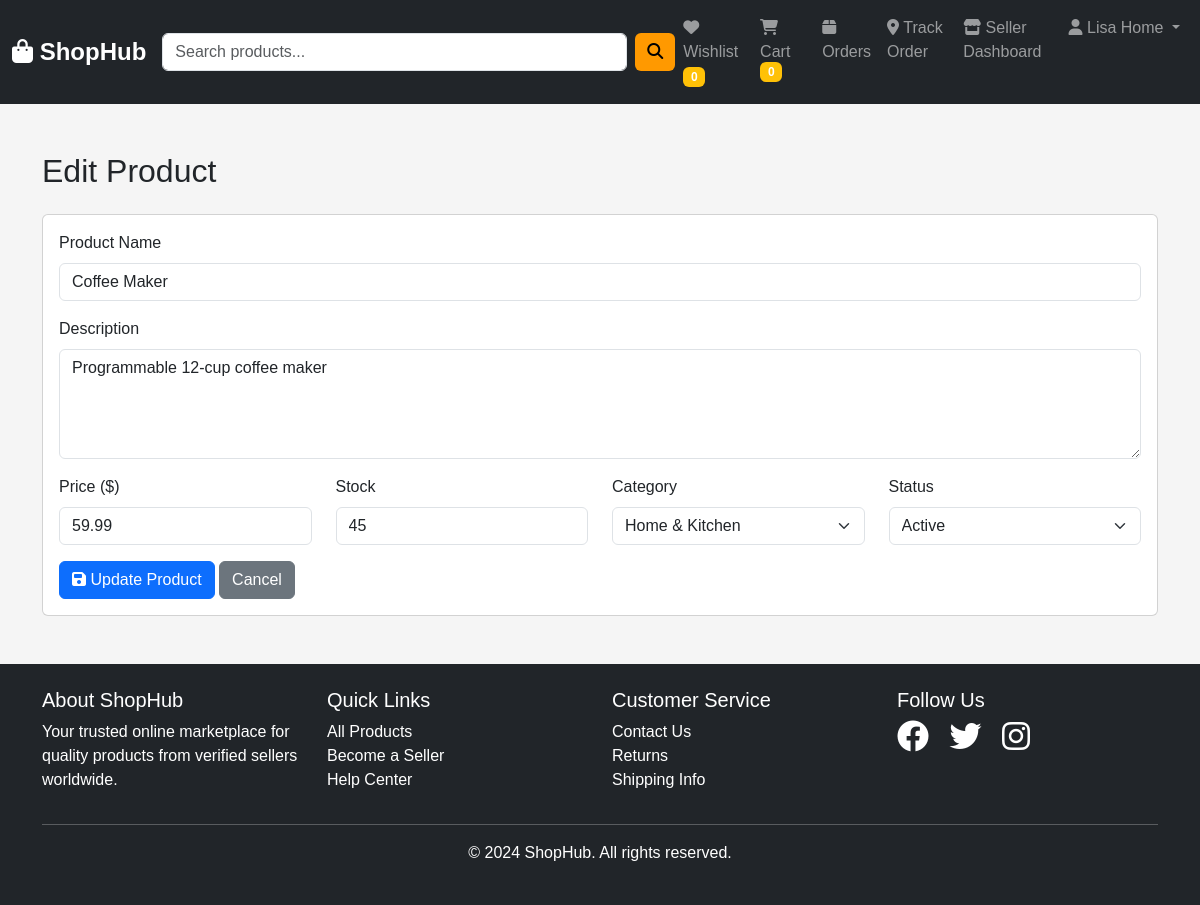
Page /seller/edit-product.php?id=12 (signed in) on the committed database.
### tables this page shows
CREATE TABLE `products` (
  `id` int(11) NOT NULL,
  `seller_id` int(11) NOT NULL,
  `name` varchar(255) NOT NULL,
  `description` text DEFAULT NULL,
  `price` decimal(10,2) NOT NULL,
  `stock` int(11) DEFAULT 0,
  `category` varchar(100) DEFAULT NULL,
  `image` varchar(255) DEFAULT NULL,
  `status` enum('active','inactive') DEFAULT 'active',
  `created_at` timestamp NOT NULL DEFAULT current_timestamp()
);

### seller/edit-product.php (the view, shortened to what this page needs)
<?php
require_once '../config/database.php';
$seller_id = $_SESSION['user_id'];
$product_id = $_GET['id'] ?? 0;
$stmt = $pdo->prepare("SELECT * FROM products WHERE id = ? AND seller_id = ?");
$stmt->execute([$product_id, $seller_id]);
$product = $stmt->fetch();
?>
<!DOCTYPE html>
<html lang="en">
<head>
    <link href="https://cdn.jsdelivr.net/npm/bootstrap@5.3.0/dist/css/bootstrap.min.css" rel="stylesheet">
    <link rel="stylesheet" href="https://cdnjs.cloudflare.com/ajax/libs/font-awesome/6.4.0/css/all.min.css">
    <link rel="stylesheet" href="../assets/css/style.css">
</head>
<body>
    <?php include '../includes/header.php'; ?>
    <div class="container my-5">
        <h2 class="mb-4">Edit Product</h2>
        <div class="card">
            <div class="card-body">
                <form method="POST">
                    <div class="mb-3">
                        <label class="form-label">Product Name</label>
                        <input type="text" name="name" class="form-control" value="<?= htmlspecialchars($product['name']) ?>" required>
                    </div>
                    <div class="mb-3">
                        <label class="form-label">Description</label>
                        <textarea name="description" class="form-control" rows="4" required><?= htmlspecialchars($product['description']) ?></textarea>
                    </div>
                    <div class="row">
                        <div class="col-md-3 mb-3">
                            <label class="form-label">Price ($)</label>
                            <input type="number" name="price" class="form-control" step="0.01" min="0" value="<?= $product['price'] ?>" required>
                        </div>
                        <div class="col-md-3 mb-3">
                            <label class="form-label">Stock</label>
                            <input type="number" name="stock" class="form-control" min="0" value="<?= $product['stock'] ?>" required>
                        </div>
                        <div class="col-md-3 mb-3">
                            <label class="form-label">Category</label>
                            <select name="category" class="form-select" required>
                                <option value="Home & Kitchen" <?= $product['category'] == 'Home & Kitchen' ? 'selected' : '' ?>>Home & Kitchen</option>
                            </select>
                        </div>
                        <div class="col-md-3 mb-3">
                            <label class="form-label">Status</label>
                            <select name="status" class="form-select" required>
                                <option value="active" <?= $product['status'] == 'active' ? 'selected' : '' ?>>Active</option>
                            </select>
                        </div>
                    </div>
                    <button type="submit" class="btn btn-primary">
                        <i class="fas fa-save"></i> Update Product
                    </button>
                    <a href="products.php" class="btn btn-secondary">Cancel</a>
                </form>
            </div>
        </div>
    </div>
    <?php include '../includes/footer.php'; ?>
</body>
</html>

### assets/css/style.css (style rules this page uses)
:root { --primary-color: #232f3e; --secondary-color: #febd69; --accent-color: #ff9900; }
body { font-family: 'Arial', sans-serif; background-color: #f5f5f5; }

### rows in the picture
products: name "Coffee Maker", description "Programmable 12-cup coffee maker", price "59.99", stock "45", category "Home & Kitchen", status "Active"

### other values in the picture
$full_name "Lisa Home"
